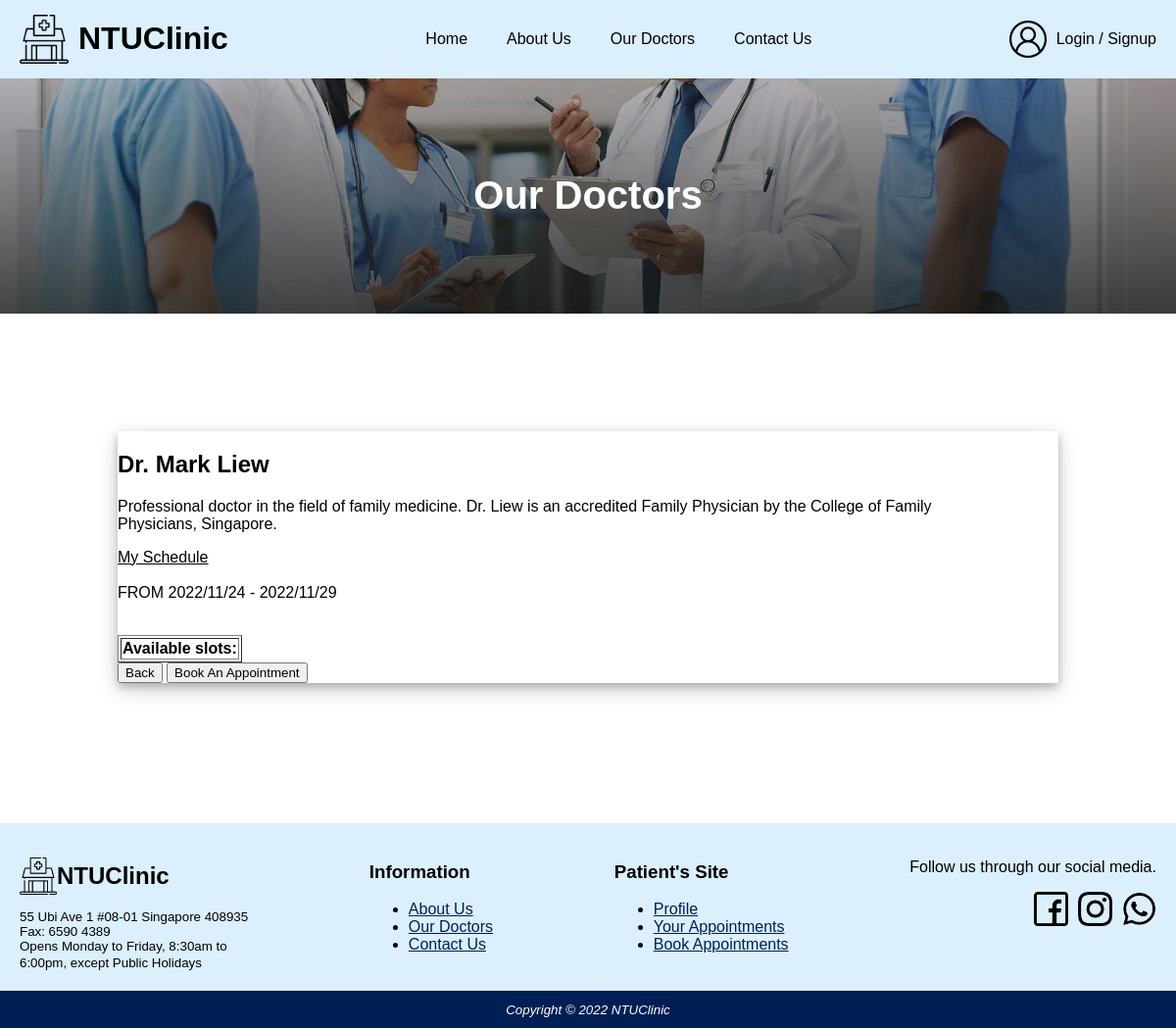
The app's page /doctors1.php with its own data.
### tables this page shows
CREATE TABLE `Doctors` (
  `doctorid` int(10) UNSIGNED NOT NULL,
  `docname` char(255) NOT NULL,
  `description` text DEFAULT NULL,
  `clinicid` int(11) NOT NULL,
  `image` char(100) NOT NULL,
  `contact` char(10) NOT NULL,
  `joindate` varchar(11) NOT NULL,
  `certexp` varchar(11) NOT NULL,
  `email` char(100) NOT NULL,
  `password` char(255) NOT NULL
);

### doctors1.php (the view, shortened to what this page needs)
<!DOCTYPE html>
<html lang="en">
<head>
	<link rel="stylesheet" href="./style.css" />
	<link rel="stylesheet" href="./doctors.css" />
<body>
<div id="wrapper">
	<header>
		<div id="headerlogo">
			<img src="images/cliniclogo.png" width="50" height="50" class="icon"/>
			<h1> NTUClinic </h1>
		</div>
		<nav id="headernav">
			<a href="home.php" class="topnav">Home</a>
			<a href="about.php" class="topnav">About Us</a>
			<a href="doctors.php" class="topnav">Our Doctors</a>
			<a href="contact.php" class="topnav">Contact Us</a>
		</nav>
		<?php
        if (isset($_SESSION['valid_user']))
        {
					echo "<a href='patient/profile.php' id='headerprofile'>";
					echo "<img src='images/profile.png' width='38' height='38' class='icon'>";
					echo $_SESSION["valid_user"];
					echo "<form method=\"post\" action=\"login.php\" ><button class=\"profiledrop\" type=\"submit\">V</button></form>";
					echo "</a>";
				}
        else {
					echo "<a href='login.php' id='headerprofile'>";
					echo "<img src='images/profile.png' width='38' height='38' class='icon'>";
					echo "Login / Signup";
					echo "</a>";
				}
      ?>
	</header>
	<div id="bodycontent">
		<div class="doctors-banner">
			<h1>Our Doctors</h1>
		</div>
    <div class="doctors-section">
    <?php
	$today = date("Y/m/d");
	$todayinstr = strtotime($today);
	$onedayinstr = 60*60*24;
	$next5dayinstr = $todayinstr + $onedayinstr*5;
	$next5day = date("Y/m/d", $next5dayinstr);
				include "methods/dbconnect.php";
				$query = "SELECT *  FROM doctors";
				$result = $dbcnx->query($query);
				if ($result->num_rows >0 )
				{
					while ($row = mysqli_fetch_assoc($result)){
						$docname = $row['docname'];
						$docdesc = $row['description'];
						$docid = $row['doctorid'];
						if ($docid == 1) {
						echo '
							<div class="doctor-schedule">
								<div class="doctor-schedule-text">
						';
						echo '
							<h2>'.$docname.'</h2>
									<p class="doctor-desc">'.$docdesc.'</p>
									<p><u>My Schedule</u><br><br>
									FROM '. date($today).' - '.$next5day.'<br><br></p>
									<table border="1">
									<th>Available slots:</th>
						';
						}
					}
				}
			?>
							</table>
								<button onclick="history.back()">Back</button>
								<a href="javascript:getAbsolutePath(\'bookappointment.php\');"><button>Book An Appointment</button></a>
								</div>
							</div>
    </div>
	</div>
	<?php include "footer.php";?>
</div>
</body>

### style.css (style rules this page uses)
body { margin: 0px; width: 100vw; min-height: 100vh; overflow-x: hidden; font-family:arial, sans-serif; }
img { object-fit: cover; }
header { background-color: #dbeffd; display: flex; flex-direction: row; align-items: center; justify-content: space-between; padding: 0px 20px; }
#headerlogo { display: flex; flex-direction: row; height: 100%; align-items: center; }
.icon { margin-right: 10px; }
#headernav { display: flex; flex-direction: row; }
nav > a { text-decoration: none; color: #000000; }
nav > .topnav { margin: 20px; }
#headerprofile { display: flex; flex-direction: row; align-items: center; color: #000000; text-decoration: none; }
#bodycontent { background-color: #FFFFFF; min-height: calc(100vh - 40px); }
#wrapper { margin: auto; }

### doctors.css (style rules this page uses)
.doctors-banner { width: 100vw; height: 30vh; background-image: linear-gradient(0deg, rgba(23, 26, 25, 0.8), rgba(36, 32, 34, 0.3)),url('./images/home/all.jpeg'); background-position: center; background-repeat: no-repeat; background-size: cover; display: flex; flex-direction: column; justify-content: center; align-items: center; }
.doctors-banner > h1 { color: white; margin: 0px; font-size: 40px; }
.doctors-section { display: flex; flex-wrap: wrap; flex-direction: row; padding: 80px; justify-content: center; }
.doctor-desc { width: 90%; overflow: hidden; text-overflow: ellipsis; display: -webkit-box; -webkit-line-clamp: 2; line-clamp: 2; -webkit-box-orient: vertical; }
.doctor-schedule { display: flex; flex-direction: column; width: 1500px; margin: 40px; box-shadow: 0 4px 8px 0 rgba(0, 0, 0, 0.2), 0 6px 20px 0 rgba(0, 0, 0, 0.19); }

### records on screen
doctors: docname "Dr. Mark Liew", description "Professional doctor in the field of family medicine. Dr. Liew is an accredited Family Physician by the College of Family Physicians, Singapore."
